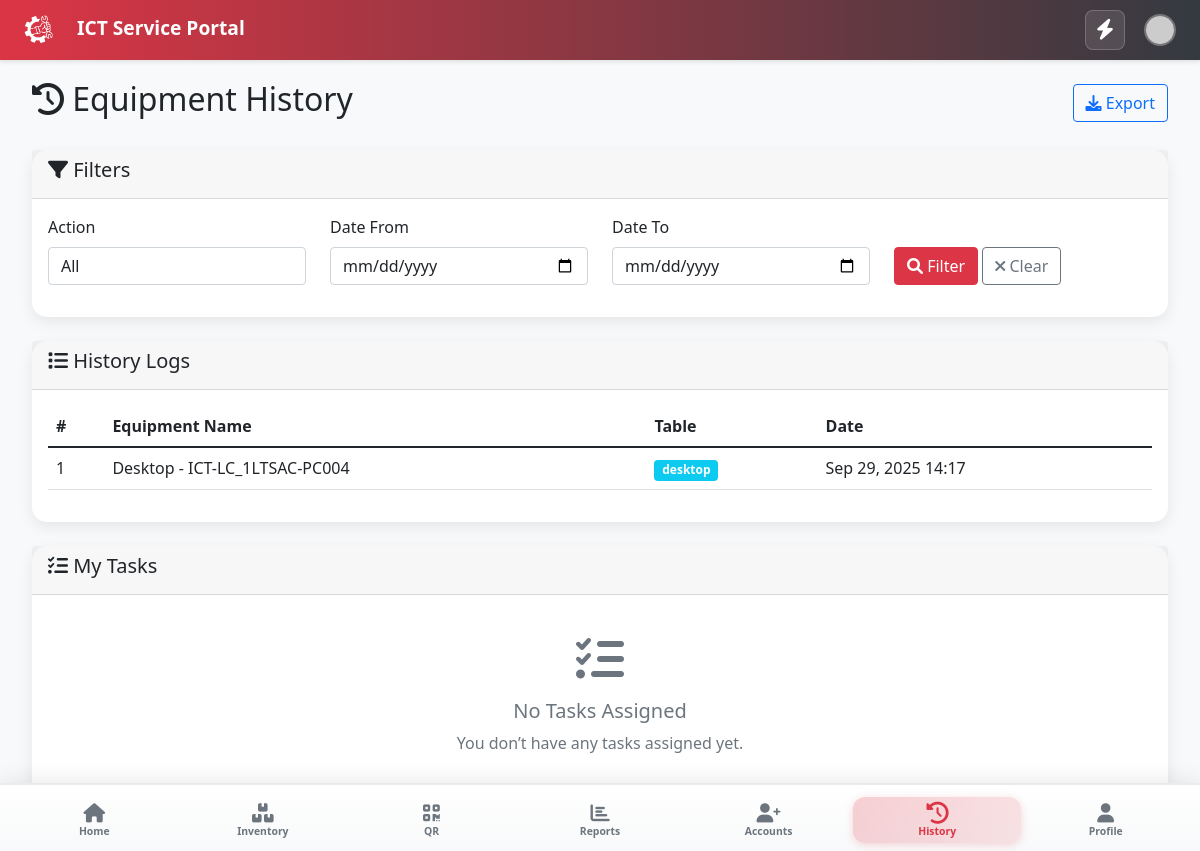
The page /technician/history.php (signed in) on the database its author committed.
### tables this page shows
CREATE TABLE `history` (
  `id` int(11) NOT NULL,
  `user_id` int(11) NOT NULL,
  `equipment_id` int(11) NOT NULL,
  `table_name` varchar(50) NOT NULL,
  `action` varchar(50) NOT NULL,
  `timestamp` timestamp NOT NULL DEFAULT current_timestamp()
);

### technician/history.php (the view, shortened to what this page needs)
<?php
require_once '../includes/db.php';
$user_id = $_SESSION['user_id'];
$date_from     = $_GET['date_from'] ?? '';
$date_to       = $_GET['date_to'] ?? '';
$where = ["h.user_id = ?"];
$params = [$user_id];
$types  = "i";
$where_clause = implode(" AND ", $where);
$sql = "
    SELECT h.*, u.email,
        COALESCE(
            l.asset_tag, p.asset_tag, a.asset_tag, s.asset_tag, t.asset_tag, d.asset_tag
        ) AS equipment_name
    FROM history h
    LEFT JOIN users u ON h.user_id = u.id
    -- Join each possible equipment table
    LEFT JOIN laptops l ON (h.table_name = 'laptops' AND h.equipment_id = l.id)
    LEFT JOIN printers p ON (h.table_name = 'printers' AND h.equipment_id = p.id)
    LEFT JOIN accesspoint a ON (h.table_name = 'accesspoint' AND h.equipment_id = a.id)
    LEFT JOIN switch s ON (h.table_name = 'switch' AND h.equipment_id = s.id)
    LEFT JOIN telephone t ON (h.table_name = 'telephone' AND h.equipment_id = t.id)
    LEFT JOIN desktop d ON (h.table_name = 'desktop' AND h.equipment_id = d.id)
    WHERE $where_clause
    ORDER BY h.timestamp DESC
";
$stmt = $conn->prepare($sql);
$stmt->bind_param($types, ...$params);
$stmt->execute();
$equipment_history = $stmt->get_result();
require_once 'header.php';
?>
<div class="container-fluid">
    <div class="row">
        <div class="col-12">
            <div class="d-flex justify-content-between align-items-center mb-4">
                <h2><i class="fas fa-history"></i> Equipment History</h2>
                <button class="btn btn-outline-primary" onclick="exportHistory()">
                    <i class="fas fa-download"></i> Export
                </button>
            </div>
            <div class="card mb-4">
                <div class="card-header"><h5><i class="fas fa-filter"></i> Filters</h5></div>
                <div class="card-body">
                    <form method="GET" class="row">
                        <div class="col-md-3 mb-3">
                            <label class="form-label">Action</label>
                            <select name="status" class="form-control">
                                <option value="">All</option>
                            </select>
                        </div>
                        <div class="col-md-3 mb-3">
                            <label class="form-label">Date From</label>
                            <input type="date" name="date_from" class="form-control" value="<?= htmlspecialchars($date_from) ?>">
                        </div>
                        <div class="col-md-3 mb-3">
                            <label class="form-label">Date To</label>
                            <input type="date" name="date_to" class="form-control" value="<?= htmlspecialchars($date_to) ?>">
                        </div>
                        <div class="col-md-3 mb-3">
                            <label class="form-label">&nbsp;</label>
                            <div>
                                <button type="submit" class="btn btn-primary"><i class="fas fa-search"></i> Filter</button>
                                <a href="history.php" class="btn btn-outline-secondary"><i class="fas fa-times"></i> Clear</a>
                            </div>
                        </div>
                    </form>
                </div>
            </div>
          <div class="card">
    <div class="card-header"><h5><i class="fas fa-list"></i> History Logs</h5></div>
    <div class="card-body">
        <?php if ($equipment_history->num_rows > 0): ?>
            <div class="table-responsive">
                <table class="table table-hover">
                    <thead>
                        <tr>
                            <th>#</th>
                            <th>Equipment Name</th>
                            <th>Table</th>
                            <th>Date</th>
                        </tr>
                    </thead>
                    <tbody>
                        <?php $i=1; while ($row = $equipment_history->fetch_assoc()): ?>
                            <tr>
                                <td><?= $i++; ?></td>
                                <td>
    <?= ucfirst(htmlspecialchars($row['table_name'])) ?>
    - <?= htmlspecialchars($row['equipment_name'] ?? 'N/A'); ?>
</td>
                                <td><span class="badge bg-info"><?= htmlspecialchars($row['table_name']); ?></span></td>
                                <td><?= date("M d, Y H:i", strtotime($row['timestamp'])); ?></td>
                            </tr>
                        <?php endwhile; ?>
                    </tbody>
                </table>
            </div>
        <?php endif; ?>
    </div>
</div>
<div class="card mt-4">
    <div class="card-header">
        <h5><i class="fas fa-tasks"></i> My Tasks</h5>
    </div>
    <div class="card-body">
        <?php
        $stmt = $conn->prepare("SELECT * FROM tasks WHERE assigned_to = ? ORDER BY due_date ASC");
        $stmt->bind_param("i", $user_id);
        $stmt->execute();
        $tasks = $stmt->get_result();
        ?>
        <?php if ($tasks->num_rows > 0): ?>
            <div class="table-responsive">
                <table class="table table-hover">
                    <thead>
                        <tr>
                            <th>Title</th>
                            <th>Description</th>
                            <th>Priority</th>
                            <th>Status</th>
                            <th>Remarks</th>
                            <th>Due Date</th>
                            <th>Created</th>
                            <th>Updated</th>
                        </tr>
                    </thead>
                    <tbody>
                        <?php $i=1; while ($task = $tasks->fetch_assoc()): ?>
                            <tr>
                                <td><?= htmlspecialchars($task['title']); ?></td>
                                <td><?= htmlspecialchars($task['description']); ?></td>
                                <td>
                                    <span class="badge bg-<?= $task['priority'] == 'high' ? 'danger' : ($task['priority'] == 'medium' ? 'warning' : 'secondary'); ?>">
                                        <?= ucfirst($task['priority']); ?>
                                    </span>
                                </td>
                                <td>
                                    <span class="badge bg-<?= $task['status'] == 'completed' ? 'success' : ($task['status'] == 'in_progress' ? 'info' : 'secondary'); ?>">
                                        <?= ucfirst($task['status']); ?>
                                    </span>
                                </td>
								<td><?= htmlspecialchars($task['remarks']); ?></td>
                                <td><?= htmlspecialchars($task['due_date']); ?></td>
                                <td><?= date("M d, Y H:i", strtotime($task['created_at'])); ?></td>
                                <td><?= date("M d, Y H:i", strtotime($task['updated_at'])); ?></td>
                            </tr>
                        <?php endwhile; ?>
                    </tbody>
                </table>
            </div>
        <?php else: ?>
            <div class="text-center py-4">
                <i class="fas fa-tasks fa-3x text-muted mb-3"></i>
                <h5 class="text-muted">No Tasks Assigned</h5>
                <p class="text-muted">You don’t have any tasks assigned yet.</p>
            </div>
        <?php endif; ?>
    </div>
</div>
        </div>
    </div>
</div>
<?php require_once 'footer.php'; ?>

### technician/header.php (style rules this page uses)
:root { --primary-color: #dc3545; --secondary-color: #343a40; --gray-color: #6c757d; --blue-color: #007bff; }
body { font-family: 'Segoe UI', Tahoma, Geneva, Verdana, sans-serif; background-color: #f8f9fa; }
.card { border-radius: 15px; box-shadow: 0 5px 15px rgba(0,0,0,0.08); border: none; }
.btn-primary { background-color: var(--primary-color); border-color: var(--primary-color); }

### rows shown on the page
history: table_name "Desktop", equipment_name "ICT-LC_1LTSAC-PC004", table_name "desktop", timestamp "Sep 29, 2025 14:17"
